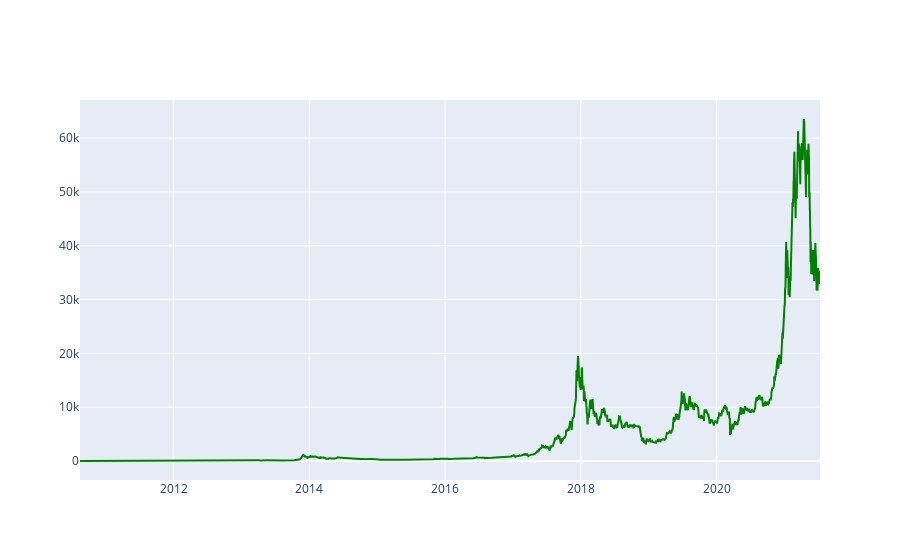

Source (notebook cell):
### Code cell
import plotly.graph_objects as go
configure_plotly_browser_state()
fig = go.Figure([go.Scatter(x=bitcoin.ds, y=bitcoin.Value, line=dict(color='#008000'))])
fig.show()

### Figure 1 — Plotly figure (JSON) as saved in the notebook; plotly's stock layout.template omitted (floating-point values rounded to 4 significant figures; data arrays with more than 128 entries replaced by an {"elided": "..."} marker saying what was removed)
{"data": [{"y": {"elided": "3981 float values"}, "x": {"elided": "3981 str values"}, "line": {"color": "#008000"}, "type": "scatter"}], "layout": {}}
